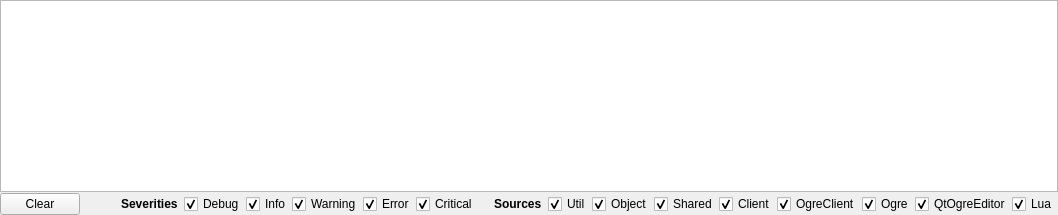
  <widget class="QDockWidget" name="consoleDock">
   <property name="minimumSize">
    <size>
     <width>931</width>
     <height>180</height>
    </size>
   </property>
   <property name="allowedAreas">
    <set>Qt::BottomDockWidgetArea|Qt::TopDockWidgetArea</set>
   </property>
   <property name="windowTitle">
    <string>Console</string>
   </property>
   <attribute name="dockWidgetArea">
    <number>8</number>
   </attribute>
   <widget class="QWidget" name="consoleDockWidgetContents">
    <layout class="QGridLayout" name="gridLayoutConsole">
     <property name="margin">
      <number>0</number>
     </property>
     <property name="spacing">
      <number>1</number>
     </property>
     <item row="0" column="0">
      <widget class="QListWidget" name="logListWidget">
       <property name="minimumSize">
        <size>
         <width>0</width>
         <height>16</height>
        </size>
       </property>
       <property name="editTriggers">
        <set>QAbstractItemView::NoEditTriggers</set>
       </property>
       <property name="alternatingRowColors">
        <bool>true</bool>
       </property>
       <property name="selectionMode">
        <enum>QAbstractItemView::ContiguousSelection</enum>
       </property>
      </widget>
     </item>
     <item row="1" column="0">
      <widget class="QWidget" name="logSeveritiesWidget" native="true">
       <layout class="QHBoxLayout" name="logSeveritiesWidgetLayout">
        <property name="spacing">
         <number>1</number>
        </property>
        <property name="margin">
         <number>0</number>
        </property>
        <item>
         <widget class="QPushButton" name="logClearButton">
          <property name="sizePolicy">
           <sizepolicy hsizetype="Minimum" vsizetype="Minimum">
            <horstretch>0</horstretch>
            <verstretch>0</verstretch>
           </sizepolicy>
          </property>
          <property name="font">
           <font>
            <weight>50</weight>
            <bold>false</bold>
           </font>
          </property>
          <property name="text">
           <string>Clear</string>
          </property>
         </widget>
        </item>
        <item>
         <spacer name="logSpacer">
          <property name="orientation">
           <enum>Qt::Horizontal</enum>
          </property>
          <property name="sizeHint" stdset="0">
           <size>
            <width>40</width>
            <height>20</height>
           </size>
          </property>
         </spacer>
        </item>
        <item>
         <widget class="QLabel" name="logSeverityLabel">
          <property name="font">
           <font>
            <weight>75</weight>
            <bold>true</bold>
           </font>
          </property>
          <property name="text">
           <string>Severities</string>
          </property>
         </widget>
        </item>
        <item>
         <spacer name="logSpacer4">
          <property name="orientation">
           <enum>Qt::Horizontal</enum>
          </property>
          <property name="sizeType">
           <enum>QSizePolicy::Fixed</enum>
          </property>
          <property name="sizeHint" stdset="0">
           <size>
            <width>5</width>
            <height>20</height>
           </size>
          </property>
         </spacer>
        </item>
        <item>
         <widget class="QCheckBox" name="logSeverityDebugCheckBox">
          <property name="text">
           <string>Debug</string>
          </property>
          <property name="checked">
           <bool>true</bool>
          </property>
         </widget>
        </item>
        <item>
         <widget class="QCheckBox" name="logSeverityInfoCheckBox">
          <property name="text">
           <string>Info</string>
          </property>
          <property name="checked">
           <bool>true</bool>
          </property>
         </widget>
        </item>
        <item>
         <widget class="QCheckBox" name="logSeverityWarningCheckBox">
          <property name="text">
           <string>Warning</string>
          </property>
          <property name="checked">
           <bool>true</bool>
          </property>
         </widget>
        </item>
        <item>
         <widget class="QCheckBox" name="logSeverityErrorCheckBox">
          <property name="text">
           <string>Error</string>
          </property>
          <property name="checked">
           <bool>true</bool>
          </property>
         </widget>
        </item>
        <item>
         <widget class="QCheckBox" name="logSeverityCriticalCheckBox">
          <property name="text">
           <string>Critical</string>
          </property>
          <property name="checked">
           <bool>true</bool>
          </property>
         </widget>
        </item>
        <item>
         <spacer name="logSpacer2">
          <property name="orientation">
           <enum>Qt::Horizontal</enum>
          </property>
          <property name="sizeType">
           <enum>QSizePolicy::Fixed</enum>
          </property>
          <property name="sizeHint" stdset="0">
           <size>
            <width>15</width>
            <height>0</height>
           </size>
          </property>
         </spacer>
        </item>
        <item>
         <widget class="QLabel" name="logSourcesLabel">
          <property name="font">
           <font>
            <weight>75</weight>
            <bold>true</bold>
           </font>
          </property>
          <property name="text">
           <string>Sources</string>
          </property>
         </widget>
        </item>
        <item>
         <spacer name="logSpacer3">
          <property name="orientation">
           <enum>Qt::Horizontal</enum>
          </property>
          <property name="sizeType">
           <enum>QSizePolicy::Fixed</enum>
          </property>
          <property name="sizeHint" stdset="0">
           <size>
            <width>5</width>
            <height>20</height>
           </size>
          </property>
         </spacer>
        </item>
        <item>
         <widget class="QCheckBox" name="logSourceUtilCheckBox">
          <property name="text">
           <string>Util</string>
          </property>
          <property name="checked">
           <bool>true</bool>
          </property>
         </widget>
        </item>
        <item>
         <widget class="QCheckBox" name="logSourceObjectCheckBox">
          <property name="text">
           <string>Object</string>
          </property>
          <property name="checked">
           <bool>true</bool>
          </property>
         </widget>
        </item>
        <item>
         <widget class="QCheckBox" name="logSourceSharedCheckBox">
          <property name="text">
           <string>Shared</string>
          </property>
          <property name="checked">
           <bool>true</bool>
          </property>
         </widget>
        </item>
        <item>
         <widget class="QCheckBox" name="logSourceClientCheckBox">
          <property name="text">
           <string>Client</string>
          </property>
          <property name="checked">
           <bool>true</bool>
          </property>
         </widget>
        </item>
        <item>
         <widget class="QCheckBox" name="logSourceOgreClientCheckBox">
          <property name="text">
           <string>OgreClient</string>
          </property>
          <property name="checked">
           <bool>true</bool>
          </property>
         </widget>
        </item>
        <item>
         <widget class="QCheckBox" name="logSourceOgreCheckBox">
          <property name="text">
           <string>Ogre</string>
          </property>
          <property name="checked">
           <bool>true</bool>
          </property>
         </widget>
        </item>
        <item>
         <widget class="QCheckBox" name="logSourceQtOgreEditorCheckBox">
          <property name="text">
           <string>QtOgreEditor</string>
          </property>
          <property name="checked">
           <bool>true</bool>
          </property>
         </widget>
        </item>
        <item>
         <widget class="QCheckBox" name="logSourceLuaCheckBox">
          <property name="text">
           <string>Lua</string>
          </property>
          <property name="checked">
           <bool>true</bool>
          </property>
         </widget>
        </item>
       </layout>
      </widget>
     </item>
    </layout>
   </widget>
  </widget>
